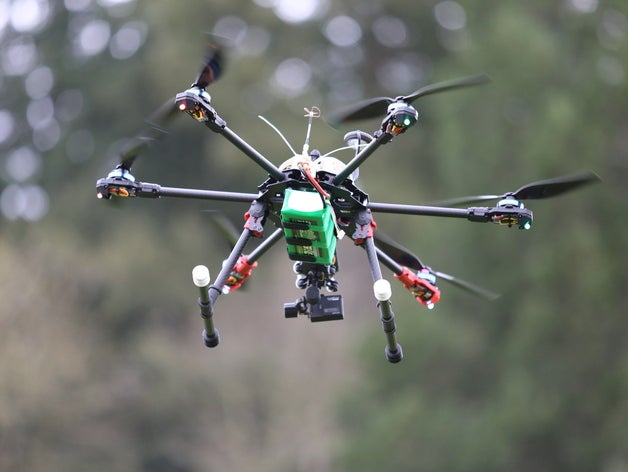
#> input picture PythonBasics/Image_Video_Processing/tarot680.jpg, 628 x 472 px, given in place of the camera
$ python plotting_motion-detect_time_intervals.py   (older library calls are emulated)
#> lines starting #> are read from the running program, lines starting #| are printed output that depends on the picture
### App6_Webcam_MotionDetector/detect_object.py
import cv2
import imutils
from datetime import datetime
from cv2 import GaussianBlur
import pandas as pd

# print the opencv version
# noinspection PyUnresolvedReferences
print("OpenCV Version: {}".format(cv2.__version__))
# Assign variable name to initial frame
init_frame = None

# Create a status list
status_list = [None, None]
times = []
df = pd.DataFrame(columns=["Start", "End"])

# Capture an image with opencv
my_video = cv2.VideoCapture(0)

while True:
    check, frame = my_video.read()
#> frame is the input picture: shape (472, 628, 3); mean B, G, R 106.5, 113.3, 110.4
    # Note no motion in current frame
    status = 0
    gray_scale = cv2.cvtColor(frame, cv2.COLOR_BGR2GRAY)
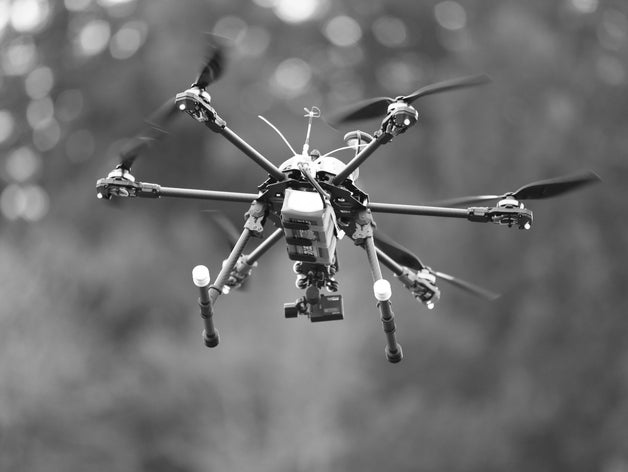
#> gray_scale: shape (472, 628); min 1, max 255, mean 111.7
    # Make the gray image blurry
    gray_scale = GaussianBlur(gray_scale, (21, 21), 0)
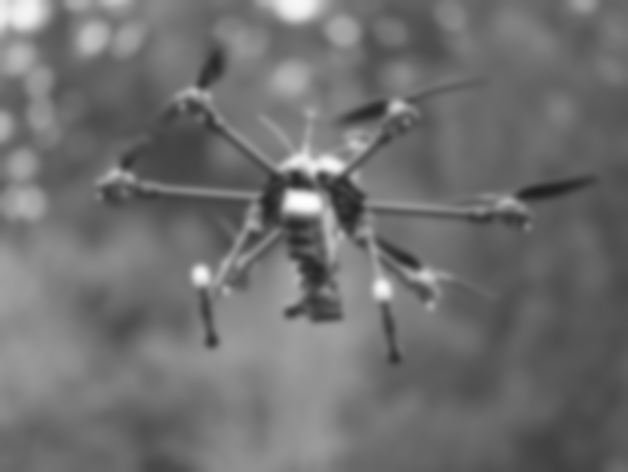
#> gray_scale: shape (472, 628); min 32, max 254, mean 111.7

    if init_frame is None:
        init_frame = gray_scale
        continue

    # Use the blur frame
    delta_frame = cv2.absdiff(init_frame, gray_scale)
    # Use a new frame named threshold
    threshold_frame = cv2.threshold(delta_frame, 30, 255, cv2.THRESH_BINARY)[1]
    # Change threshold frame to be delayed, iterate twice
    threshold_frame = cv2.dilate(threshold_frame, None, iterations=2)

    # check to see if we are using OpenCV 2.X or OpenCV 4
    if imutils.is_cv2() or imutils.is_cv4():
        (cnts, _) = cv2.findContours(threshold_frame.copy(), cv2.RETR_EXTERNAL,
                                     cv2.CHAIN_APPROX_SIMPLE)
    # check to see if we are using OpenCV 3
    else:
        (_, cnts, _) = cv2.findContours(threshold_frame.copy(), cv2.RETR_EXTERNAL,
                                        cv2.CHAIN_APPROX_SIMPLE)
    for contour in cnts:
        if cv2.contourArea(contour) < 10000:
            continue
        (x, y, w, h) = cv2.boundingRect(contour)
        rect = cv2.rectangle(frame, (x, y), (x + w, y + h), (0, 255, 0), 3)

    # Append a new Status List
    status_list.append(status)

    # Only obtain the last two status list values
    status_list = status_list[-2:]

    if status_list[-1] == 1 and status_list[-2] == 0:
        times.append(datetime.now())
    if status_list[-1] == 0 and status_list[-2] == 1:
        times.append(datetime.now())

    cv2.imshow('Capturing images', gray_scale)
    cv2.imshow('Capturing Gray Frame Blur', delta_frame)
    cv2.imshow('Capturing Threshold Image', threshold_frame)
    cv2.imshow('Color Frame', frame)

    # Time delay in video capture
    key = cv2.waitKey(1)

    if key == ord('q'):
        if status == 1:
            times.append(datetime.now())
        break

print(status_list)
print(times)

for i in range(0, len(times), 2):
    df = df.append({"Start": times[i], "End": times[i + 1]}, ignore_index=True)
#> this loop made 0 passes

#> (the run stopped early here; a loop or call above may not have finished)
